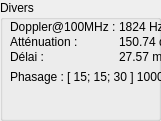
     <widget class="QGroupBox" name="grpSignal">
      <property name="geometry">
       <rect>
        <x>609</x>
        <y>85</y>
        <width>161</width>
        <height>121</height>
       </rect>
      </property>
      <property name="title">
       <string>Divers</string>
      </property>
      <widget class="QWidget" name="formLayoutWidget_36">
       <property name="geometry">
        <rect>
         <x>10</x>
         <y>20</y>
         <width>161</width>
         <height>52</height>
        </rect>
       </property>
       <layout class="QFormLayout" name="formLayout_signal">
        <property name="sizeConstraint">
         <enum>QLayout::SetFixedSize</enum>
        </property>
        <property name="labelAlignment">
         <set>Qt::AlignLeading|Qt::AlignLeft|Qt::AlignVCenter</set>
        </property>
        <property name="horizontalSpacing">
         <number>3</number>
        </property>
        <property name="verticalSpacing">
         <number>1</number>
        </property>
        <item row="0" column="0">
         <widget class="QLabel" name="lbl_doppler">
          <property name="text">
           <string extracomment="Doppler effect at 100 Mega Hertz">Doppler@100MHz :</string>
          </property>
         </widget>
        </item>
        <item row="1" column="0">
         <widget class="QLabel" name="lbl_attenuation">
          <property name="text">
           <string>Atténuation :</string>
          </property>
         </widget>
        </item>
        <item row="2" column="0">
         <widget class="QLabel" name="lbl_delai">
          <property name="text">
           <string extracomment="Delay of signal at light speed">Délai :</string>
          </property>
         </widget>
        </item>
        <item row="0" column="1">
         <widget class="QLabel" name="doppler">
          <property name="text">
           <string notr="true">1824 Hz</string>
          </property>
         </widget>
        </item>
        <item row="1" column="1">
         <widget class="QLabel" name="attenuation">
          <property name="text">
           <string notr="true">150.74 dB</string>
          </property>
         </widget>
        </item>
        <item row="2" column="1">
         <widget class="QLabel" name="delai">
          <property name="text">
           <string notr="true">27.57 ms</string>
          </property>
         </widget>
        </item>
       </layout>
      </widget>
      <widget class="QWidget" name="formLayoutWidget_58">
       <property name="geometry">
        <rect>
         <x>10</x>
         <y>70</y>
         <width>161</width>
         <height>18</height>
        </rect>
       </property>
       <layout class="QFormLayout" name="formLayout_phasage">
        <property name="labelAlignment">
         <set>Qt::AlignLeading|Qt::AlignLeft|Qt::AlignVCenter</set>
        </property>
        <property name="horizontalSpacing">
         <number>2</number>
        </property>
        <property name="verticalSpacing">
         <number>0</number>
        </property>
        <item row="0" column="0">
         <widget class="QLabel" name="lbl_phasage">
          <property name="text">
           <string>Phasage :</string>
          </property>
         </widget>
        </item>
        <item row="0" column="1">
         <widget class="QLabel" name="phasage">
          <property name="text">
           <string notr="true">[ 15; 15; 30 ] 1000</string>
          </property>
         </widget>
        </item>
       </layout>
      </widget>
     </widget>
